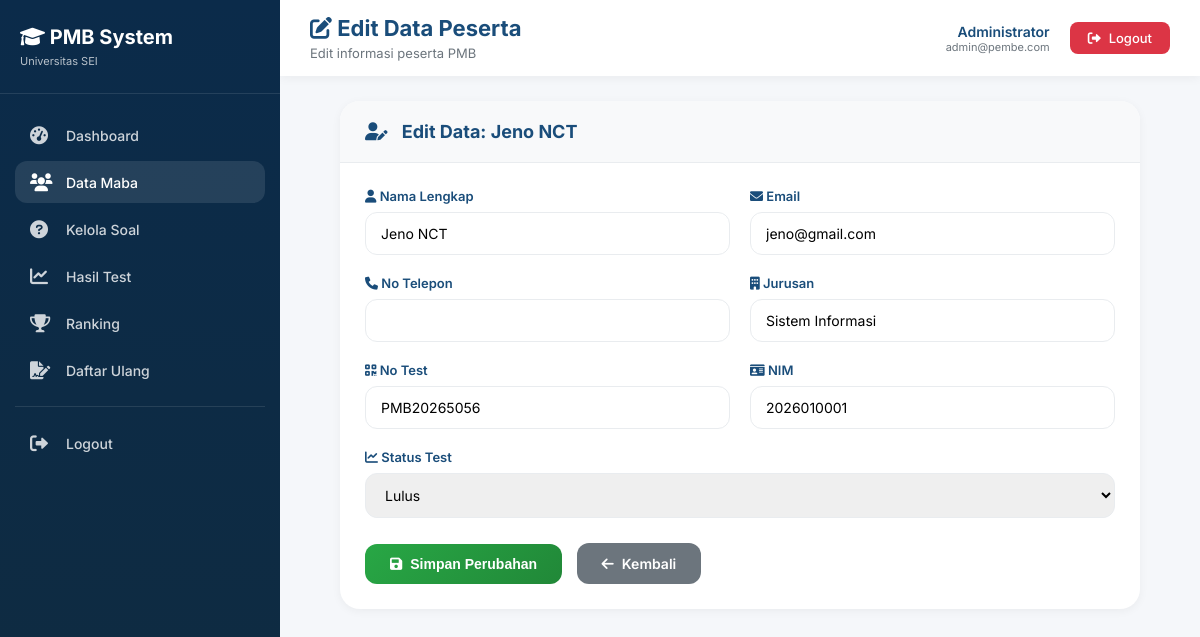
Page /pembe/admin/edit_maba.php?id=5 (signed in) on the committed database.
### tables this page shows
CREATE TABLE `users` (
  `id` int(11) NOT NULL,
  `email` varchar(100) DEFAULT NULL,
  `password` varchar(255) DEFAULT NULL,
  `role` varchar(20) DEFAULT NULL,
  `no_test` varchar(20) DEFAULT NULL,
  `status_test` varchar(20) DEFAULT NULL,
  `nim` varchar(20) DEFAULT NULL,
  `foto` varchar(255) DEFAULT NULL,
  `nama_lengkap` varchar(100) DEFAULT NULL,
  `no_telp` varchar(20) DEFAULT NULL,
  `alamat` text DEFAULT NULL,
  `jurusan` varchar(50) DEFAULT NULL
);

### pembe/admin/edit_maba.php (the view, shortened to what this page needs)
<?php
$host = 'localhost';
$dbname = 'pembe';
$user = 'root';
$pass = '';
$conn = mysqli_connect($host, $user, $pass, $dbname);
$id = isset($_GET['id']) ? intval($_GET['id']) : 0;
$query = "SELECT * FROM users WHERE id = $id";
$result = mysqli_query($conn, $query);
$user_data = mysqli_fetch_assoc($result);
?>
<!DOCTYPE html>
<html lang="id">
<head>
    <link rel="stylesheet" href="https://cdnjs.cloudflare.com/ajax/libs/font-awesome/6.0.0-beta3/css/all.min.css">
</head>
<body>
    <div class="sidebar">
        <div class="sidebar-header">
            <h3><i class="fas fa-graduation-cap"></i> PMB System</h3>
            <p>Universitas SEI</p>
        </div>
        <div class="sidebar-menu">
            <a href="dashboard.php" class="menu-item">
                <i class="fas fa-tachometer-alt"></i>
                <span>Dashboard</span>
            </a>
            <a href="maba.php" class="menu-item active">
                <i class="fas fa-users"></i>
                <span>Data Maba</span>
            </a>
            <a href="soal.php" class="menu-item">
                <i class="fas fa-question-circle"></i>
                <span>Kelola Soal</span>
            </a>
            <a href="hasil.php" class="menu-item">
                <i class="fas fa-chart-line"></i>
                <span>Hasil Test</span>
            </a>
            <a href="ranking.php" class="menu-item">
                <i class="fas fa-trophy"></i>
                <span>Ranking</span>
            </a>
            <a href="daftar_ulang.php" class="menu-item">
                <i class="fas fa-file-signature"></i>
                <span>Daftar Ulang</span>
            </a>
            <div class="menu-divider"></div>
            <a href="logout.php" class="menu-item">
                <i class="fas fa-sign-out-alt"></i>
                <span>Logout</span>
            </a>
        </div>
    </div>
    <div class="main-content">
        <div class="top-header">
            <div class="page-title">
                <h2><i class="fas fa-edit"></i> Edit Data Peserta</h2>
                <p>Edit informasi peserta PMB</p>
            </div>
            <div class="user-section">
                <div class="user-info">
                    <div class="user-name">Administrator</div>
                    <div class="user-email">admin@pembe.com</div>
                </div>
                <a href="logout.php" class="logout-btn">
                    <i class="fas fa-sign-out-alt"></i> Logout
                </a>
            </div>
        </div>
        <div class="container">
            <div class="card">
                <div class="card-header">
                    <h3><i class="fas fa-user-edit"></i> Edit Data: <?php echo htmlspecialchars($user_data['nama_lengkap'] ?? $user_data['email']); ?></h3>
                </div>
                <div class="card-body">
                    <form method="POST">
                        <div class="form-row">
                            <div class="form-group">
                                <label><i class="fas fa-user"></i> Nama Lengkap</label>
                                <input type="text" name="nama_lengkap" value="<?php echo htmlspecialchars($user_data['nama_lengkap'] ?? ''); ?>" required>
                            </div>
                            <div class="form-group">
                                <label><i class="fas fa-envelope"></i> Email</label>
                                <input type="email" name="email" value="<?php echo htmlspecialchars($user_data['email']); ?>" required>
                            </div>
                        </div>
                        <div class="form-row">
                            <div class="form-group">
                                <label><i class="fas fa-phone"></i> No Telepon</label>
                                <input type="text" name="no_telegram" value="<?php echo htmlspecialchars($user_data['no_telegram'] ?? ''); ?>">
                            </div>
                            <div class="form-group">
                                <label><i class="fas fa-building"></i> Jurusan</label>
                                <input type="text" name="jurusan" value="<?php echo htmlspecialchars($user_data['jurusan'] ?? ''); ?>" placeholder="Teknik Informatika / Sistem Informasi">
                            </div>
                        </div>
                        <div class="form-row">
                            <div class="form-group">
                                <label><i class="fas fa-qrcode"></i> No Test</label>
                                <input type="text" name="no_test" value="<?php echo htmlspecialchars($user_data['no_test'] ?? ''); ?>">
                            </div>
                            <div class="form-group">
                                <label><i class="fas fa-id-card"></i> NIM</label>
                                <input type="text" name="nim" value="<?php echo htmlspecialchars($user_data['nim'] ?? ''); ?>">
                            </div>
                        </div>
                        <div class="form-group">
                            <label><i class="fas fa-chart-line"></i> Status Test</label>
                            <select name="status_test">
                                <option value="lulus" <?php echo ($user_data['status_test'] ?? '') == 'lulus' ? 'selected' : ''; ?>>Lulus</option>
                            </select>
                        </div>
                        <div style="margin-top: 25px;">
                            <button type="submit" class="btn-submit">
                                <i class="fas fa-save"></i> Simpan Perubahan
                            </button>
                            <a href="maba.php" class="btn-back">
                                <i class="fas fa-arrow-left"></i> Kembali
                            </a>
                        </div>
                    </form>
                </div>
            </div>
        </div>
    </div>
</body>
</html>

### pembe/admin/edit_maba.php (style rules this page uses)
* { margin: 0; padding: 0; box-sizing: border-box; }
body { font-family: 'Inter', sans-serif; background: #f5f7fa; }
.sidebar { position: fixed; left: 0; top: 0; width: 280px; height: 100vh; background: linear-gradient(180deg, #0B2B4A 0%, #0F2B40 100%); color: white; overflow-y: auto; z-index: 100; }
.sidebar-header { padding: 25px 20px; border-bottom: 1px solid rgba(255,255,255,0.1); margin-bottom: 20px; }
.sidebar-header h3 { font-size: 20px; font-weight: 700; margin-bottom: 5px; }
.sidebar-header p { font-size: 11px; opacity: 0.7; }
.sidebar-menu { padding: 0 15px; }
.menu-item { display: flex; align-items: center; gap: 12px; padding: 12px 15px; margin: 5px 0; border-radius: 12px; color: rgba(255,255,255,0.8); text-decoration: none; transition: all 0.3s; }
.menu-item i { width: 24px; font-size: 18px; }
.menu-item span { font-size: 14px; font-weight: 500; }
.menu-item:hover, .menu-item.active { background: rgba(255,255,255,0.1); color: white; }
.menu-divider { height: 1px; background: rgba(255,255,255,0.1); margin: 15px 0; }
.main-content { margin-left: 280px; min-height: 100vh; }
.top-header { background: white; padding: 15px 30px; display: flex; justify-content: space-between; align-items: center; box-shadow: 0 2px 10px rgba(0,0,0,0.05); position: sticky; top: 0; z-index: 99; }
.page-title h2 { font-size: 22px; font-weight: 700; color: #1A4D7A; }
.page-title p { font-size: 13px; color: #6c757d; margin-top: 4px; }
.user-section { display: flex; align-items: center; gap: 20px; }
.user-info { text-align: right; }
.user-name { font-weight: 600; font-size: 14px; color: #1A4D7A; }
.user-email { font-size: 11px; color: #6c757d; }
.logout-btn { background: #dc3545; color: white; padding: 8px 18px; border-radius: 8px; text-decoration: none; font-size: 13px; font-weight: 500; transition: all 0.3s; display: inline-flex; align-items: center; gap: 8px; }
.container { padding: 25px 30px; }
.card { background: white; border-radius: 20px; box-shadow: 0 2px 10px rgba(0,0,0,0.05); max-width: 800px; margin: 0 auto; overflow: hidden; }
.card-header { padding: 20px 25px; border-bottom: 1px solid #e9ecef; background: #f8f9fa; }
.card-header h3 { font-size: 18px; font-weight: 700; color: #1A4D7A; }
.card-header h3 i { margin-right: 10px; }
.card-body { padding: 25px; }
.form-group { margin-bottom: 20px; }
.form-group label { display: block; font-size: 13px; font-weight: 600; color: #1A4D7A; margin-bottom: 8px; }
.form-group input, .form-group select { width: 100%; padding: 12px 15px; border: 1.5px solid #e9ecef; border-radius: 12px; font-size: 14px; font-family: inherit; transition: all 0.3s; }
.form-row { display: grid; grid-template-columns: repeat(2, 1fr); gap: 20px; }
.btn-submit { background: linear-gradient(135deg, #28a745, #218838); color: white; padding: 12px 25px; border: none; border-radius: 12px; font-size: 14px; font-weight: 600; cursor: pointer; display: inline-flex; align-items: center; gap: 8px; transition: all 0.3s; }
.btn-back { background: #6c757d; color: white; padding: 12px 25px; border-radius: 12px; text-decoration: none; font-size: 14px; font-weight: 600; display: inline-flex; align-items: center; gap: 8px; margin-left: 10px; transition: all 0.3s; }

### rows in the picture
users: nama_lengkap "Jeno NCT", email "jeno@gmail.com", jurusan "Sistem Informasi", no_test "PMB20265056", nim "2026010001", status_test "Lulus"
